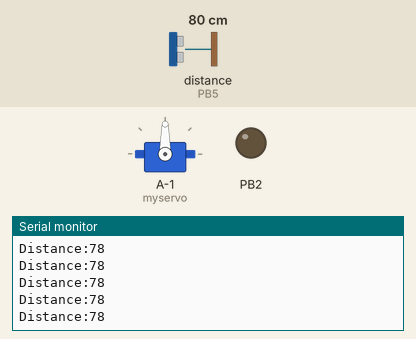
This sketch was run on a simulated ATtiny85, built with avr-gcc and run on an emulated ATtiny85. Parts: servo, output pins drawn as LEDs (lit = HIGH), the last lines printed to the serial monitor. Wiring (inferred from the names in the program): ultrasonic range finder: trigger PB4; echo PB5. Inputs (shaded band) come from the test bench; at power-on: distance to the obstacle (sensor on PB5) 80 cm. The echo pulse lasts 58.3 µs per cm; pins used as bus, display or sensor lines are not drawn.

Above: at 1.2 s.
1.3 s: distance to the obstacle (sensor on PB5) set to 60 cm
At 2.0 s:
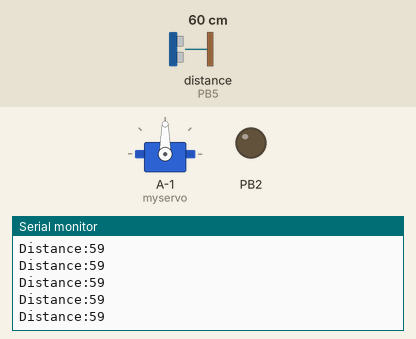
4.3 s: distance to the obstacle (sensor on PB5) set to 4 cm
At 4.9 s:
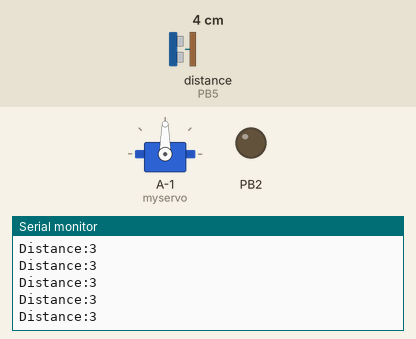
Timing chart, 0 to 7.3 s (numbered marks = the images above; inputs shaded):
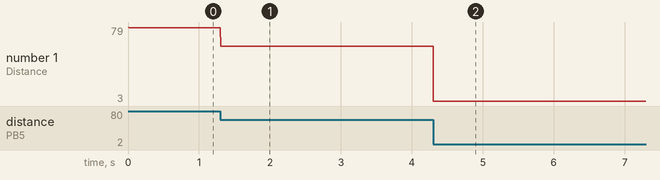

The sketch:

servo_with_ultrasonic.ino
```cpp
#include <Servo.h>
const int trigPin=4;
const int echoPin=5;
long duration;
int distance;

Servo myservo;
int pos=0;
void setup()
{
  myservo.attach(13);
  pinMode(2,OUTPUT);
  pinMode(trigPin,OUTPUT);
  pinMode(echoPin,INPUT);
  Serial.begin(115200);

}

void loop() {
  digitalWrite(trigPin,LOW);
  delayMicroseconds(2);
  digitalWrite(trigPin,HIGH);
  delayMicroseconds(1000);
  digitalWrite(trigPin,LOW);
  duration=pulseIn(echoPin,HIGH);
  distance=duration*0.034/2;
  Serial.print("Distance:");
  Serial.println(distance);
  if  (distance==5)
  {
  for(pos=0;pos<=180;pos+=1)
  {
    myservo.write(pos);
    if(pos==90)
    delay(200);
    delay(15);
  }
  delay(2000);
  for(pos=180;pos>=0;pos-=1)
  {
    myservo.write(pos);
    if(pos==90)
    delay(200);
    delay(15);
  }
  }

}
```

intensity.c
```cpp
/*
 * intensity.c
 *
 * Created: 15-05-2019 09:44:44
 * Author : SAHITYA
 */

#include <avr/io.h>


int main(void)
{
    /* Replace with your application code */
    while (1)
    {
    }
}
```

sample_led.c
```cpp
/*
 * sample.c
 *
 * Created: 09-05-2019 14:16:50
 * Author : SAHITYA
 */
#ifndef F_CPU
#define F_CPU 16000000UL
#endif

#include <avr/io.h>
#include <util/delay.h>

int main(void)
{
	DDRB= 0XAA;
    /* Replace with your application code */
    while (1)
    {
		PORTB= 0XAA;
		_delay_ms(100);
		PORTB=0X00;
		_delay_ms(100);
    }
}
```

scrolling_of_led.c
```cpp
/*
 * scrolling.c
 *
 * Created: 09-05-2019 14:16:50
 * Author : SAHITYA
 */
#ifndef F_CPU
#define F_CPU 16000000UL
#endif

#include <avr/io.h>
#include <util/delay.h>

int main(void)
{
	DDRB= 0XFF;
    /* Replace with your application code */
    while (1)
    {
		PORTB= 0X01;
		_delay_ms(1000);
		PORTB= 0X00;
		_delay_ms(1000);
		PORTB= 0X02;
		_delay_ms(1000);
		PORTB= 0X00;
		_delay_ms(1000);
		PORTB= 0X04;
		_delay_ms(1000);
		PORTB= 0X00;
		_delay_ms(1000);
		PORTB= 0X08;
		_delay_ms(1000);
		PORTB= 0X00;
		_delay_ms(1000);
    }
}
```

Measured:
- after the input at 1.3 s, the serial monitor: prints a new line at once (image 1)
- after the input at 4.3 s, the serial monitor: prints a new line at once (image 2)
- plotted number 1: 78 → 59 after the input at 1.3 s, 59 → 3 after the input at 4.3 s
